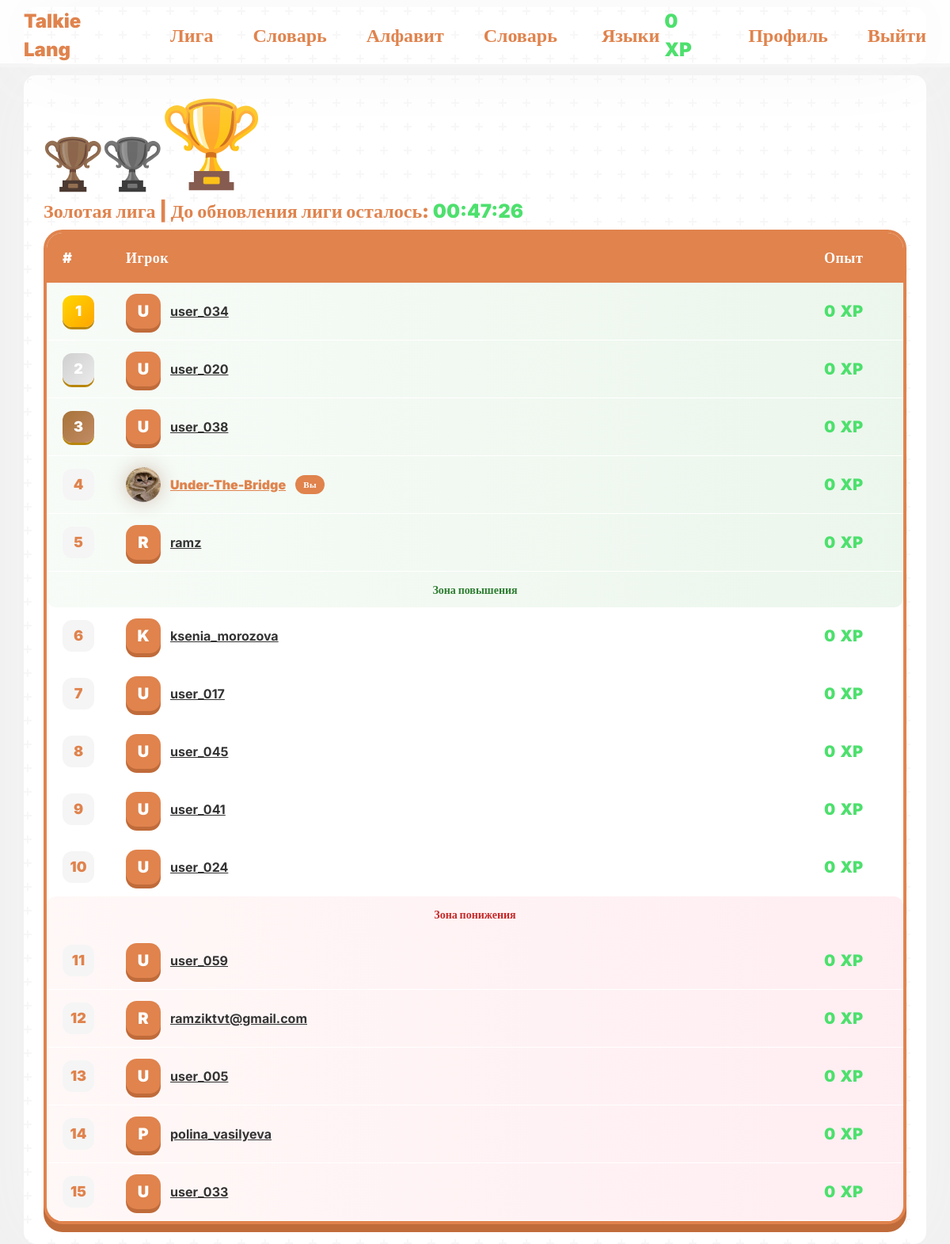
/league/index.php (signed in), run on the app's committed database.
### tables this page shows
CREATE TABLE `users` (
  `user_id` int NOT NULL,
  `user_login` text NOT NULL,
  `user_email` text NOT NULL,
  `user_password` text NOT NULL,
  `user_pfp` text NOT NULL,
  `user_role` enum('user','admin') NOT NULL DEFAULT 'user',
  `user_weekly_xp` int NOT NULL DEFAULT '0',
  `user_league` int NOT NULL DEFAULT '1'
);

CREATE TABLE `leagues` (
  `league_id` int NOT NULL,
  `league_name` text NOT NULL
);

CREATE TABLE `league_users` (
  `id` int NOT NULL,
  `user_id` int NOT NULL,
  `weekly_league_id` varchar(12) NOT NULL
);

### connection-db.php (called while the page is built, shortened)
<?php
$conn = mysqli_connect("localhost","root","","Lang");
if(isset($_SESSION["id"])){
    $id = $_SESSION["id"];
    $user = mysqli_fetch_assoc(mysqli_query($conn, "select * from users join leagues on leagues.league_id = users.user_league where user_id = $id"));
}

### league/index.php (the view, shortened to what this page needs)
<?php
require "../connection-db.php";
$id = $_SESSION["id"];
$inLeague = false;
if (mysqli_num_rows(mysqli_query($conn, "SELECT * FROM `league_users` where user_id = $id")) != 0) {
    $inLeague = true;
    $league_id = mysqli_fetch_array(mysqli_query($conn, "SELECT * FROM `league_users` where user_id = $id"))[2];
    $sql = "select * from weekly_league join league_users on league_users.weekly_league_id = weekly_league.id join users on users.user_id = league_users.user_id where weekly_league.id = '$league_id'  ORDER BY users.user_weekly_xp DESC";
    $league = mysqli_fetch_all(mysqli_query($conn, $sql), MYSQLI_ASSOC);
}
?>
<!DOCTYPE html>
<html lang="en">
<?php include "../components/head.php"; ?>
<body>
    <?php include "../components/header.php"; ?>
    <main class="container">
        <?php if ($inLeague): ?>
            <div>
                <div class="d-flex align-items-end mb-2">
                    <img class="trophy copper <?= $user["league_name"] == 'Бронзавая лига' ? "active" : "" ?>"
                        src="../assets/trophy-svgrepo-com.svg" alt="">
                    <img class="trophy silver <?= $user["league_name"] == 'Серебряная лига' ? "active" : "" ?>"
                        src="../assets/trophy-svgrepo-com.svg" alt="">
                    <img class="trophy gold <?= $user["league_name"] == 'Золотая лига' ? "active" : "" ?>"
                        src="../assets/trophy-svgrepo-com.svg" alt="">
                </div>
                <h4 style="color: var(--main-color); font-weight: 900;"><?= $user["league_name"] ?> | До обновления лиги
                    осталось: <span class="timer" style="color: var(--green-color);"></span></h4>
            </div>
            <div class="league-table-wrapper">
                <table class="league-table">
                    <thead>
                        <tr>
                            <th>#</th>
                            <th>Игрок</th>
                            <th>Опыт</th>
                        </tr>
                    </thead>
                    <tbody>
                        <?php
                        $count = 0;
                        foreach ($league as $us):
                            $count++;
                            $rank = ($count == 1) ? 'top-rank' : (($count == 2) ? 'mid-rank' : (($count == 3) ? 'bottom-rank' : ''));
                            $row = ($count >= 1 && $count <= 5) ? 'green' : (($count > 10 && $count <= 15) ? 'red' : '');
                            ?>
                            <tr class="league-row <?= $row ?>" style="animation: t <?= $count / 10 ?>s ease;">
                                <td class="rank-cell">
                                    <span class="rank-number <?= $rank ?>">
                                        <?= $count ?>
                                    </span>
                                </td>
                                <td class="player-cell">
                                    <div class="player-info">
                                        <?php if (empty($us["user_pfp"])): ?>
                                            <div class="player-avatar">
                                                <?= strtoupper($us["user_login"][0]) ?>
                                            </div>
                                        <?php else: ?>
                                            <img class="player-avatar pfp" src="/images/<?= $us["user_pfp"] ?>" alt="">
                                        <?php endif; ?>
                                        <a href="/profile/?user=<?= $us["user_login"] ?>"
                                            class="player-name <?= ($us["user_id"] == $user["user_id"]) ? 'current-user-name' : '' ?> <?= $rank ?>">
                                            <?= $us["user_login"] ?>
                                        </a>
                                        <?php if ($us["user_id"] == $user["user_id"]): ?>
                                            <span class="you-badge">Вы</span>
                                        <?php endif; ?>
                                    </div>
                                </td>
                                <td class="xp-cell">
                                    <div class="xp-display">
                                        <span class="xp-value"><?= $us["user_weekly_xp"] ?></span>
                                        <span class="xp-value">XP</span>
                                    </div>
                                </td>
                            </tr>
                            <?php if ($count == 5): ?>
                                <tr class="separator-row promotion-separator">
                                    <td colspan="3">
                                        <div class="zone-divider promotion">
                                            <span>Зона повышения</span>
                                        </div>
                                    </td>
                                </tr>
                            <?php endif; ?>
                            <?php if ($count == 10): ?>
                                <tr class="separator-row demotion-separator">
                                    <td colspan="3">
                                        <div class="zone-divider demotion">
                                            <span>Зона понижения</span>
                                        </div>
                                    </td>
                                </tr>
                            <?php endif; ?>
                        <?php endforeach; ?>
                    </tbody>
                </table>
            </div>
        <?php endif; ?>
    </main>
</body>
</html>

### components/header.php (shortened to what this page needs)
<header>
    <div class="nav-bar">
        <div class="container header">
            <div>
                <a class="header-btns" href="/?lang=<?= $_SESSION["lang"] ?>">Talkie Lang</a>
                <a class="header-btns" href="/league">Лига</a>
                <?php if (!isset($_SESSION["lang"])): ?>
                    <a class="header-btns" href="/dictionary">Словарь</a>
                <?php endif; ?>
                <a class="header-btns" href="/letters">Алфавит</a>
                <a class="header-btns" href="/dictionary">Словарь</a>
                <div class="dropdown">
                    <button class="header-btns" type="button" data-bs-toggle="dropdown" aria-expanded="false">
                        Языки
                    </button>
                </div>
            </div>
            <div>
                <?php if (!isset($_SESSION["id"])): ?>
                    <a class="header-btns" href="/welcome/">Вход</a>
                    <a class="header-btns" href="/register/">Регистрация</a>
                <?php else: ?>
                    <p class="xp"><?= $user["user_weekly_xp"] ?> XP</p>
                    <a class="header-btns" href="/profile/">Профиль</a>
                    <a class="header-btns" href="/logout.php">Выйти</a>
                <?php endif; ?>
            </div>
        </div>
    </div>
</header>

### data on the page
users: user_weekly_xp "0", user_league.league_name "Золотая лига"
league_users: user.user_login "U", user.user_login "user_034", user.user_weekly_xp "0"
league_users: user.user_login "U", user.user_login "user_020", user.user_weekly_xp "0"
league_users: user.user_login "U", user.user_login "user_038", user.user_weekly_xp "0"
league_users: user.user_pfp (picture), user.user_login "Under-The-Bridge", shows "Вы", user.user_weekly_xp "0"
league_users: user.user_login "R", user.user_login "ramz", user.user_weekly_xp "0", shows "Зона повышения"
league_users: user.user_login "K", user.user_login "ksenia_morozova", user.user_weekly_xp "0"
league_users: user.user_login "U", user.user_login "user_017", user.user_weekly_xp "0"
league_users: user.user_login "U", user.user_login "user_045", user.user_weekly_xp "0"
league_users: user.user_login "U", user.user_login "user_041", user.user_weekly_xp "0"
league_users: user.user_login "U", user.user_login "user_024", user.user_weekly_xp "0", shows "Зона понижения"
league_users: user.user_login "U", user.user_login "user_059", user.user_weekly_xp "0"
league_users: user.user_login "R", user.user_login "ramziktvt@gmail.com", user.user_weekly_xp "0"
league_users: user.user_login "U", user.user_login "user_005", user.user_weekly_xp "0"
league_users: user.user_login "P", user.user_login "polina_vasilyeva", user.user_weekly_xp "0"
league_users: user.user_login "U", user.user_login "user_033", user.user_weekly_xp "0"
